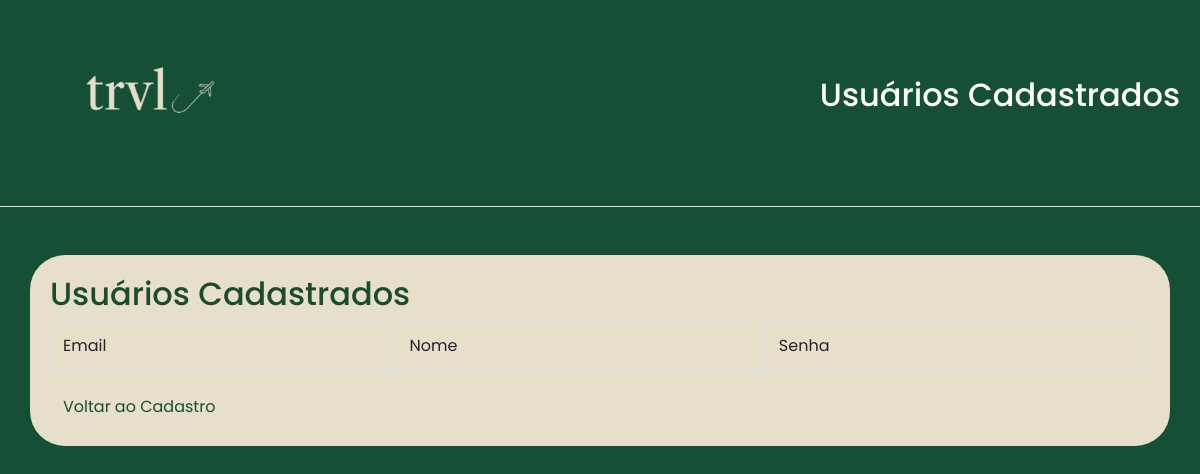
The page /usuarios on the database as committed earlier.
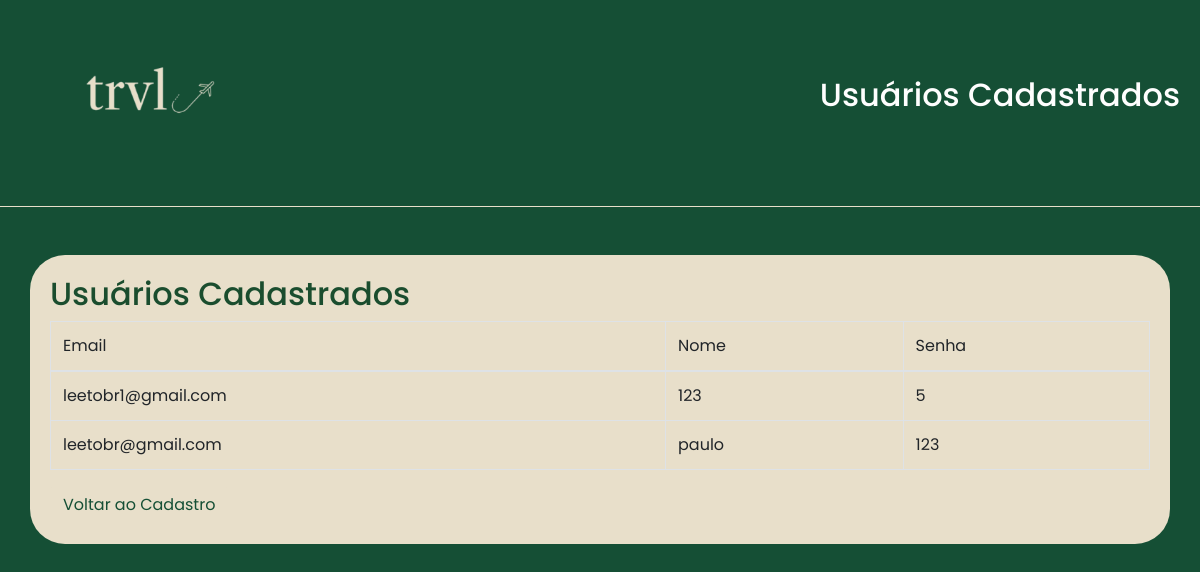
The same page on the database as committed later.
### tables this page shows
CREATE TABLE usuarios
                   (email text primary key,nome text,senha text);

### src/app.py (the view)
@app.route('/usuarios')
def listar_usuarios():
    conexao = database.conectar_banco()
    cursor = conexao.cursor()
    cursor.execute("SELECT * FROM usuarios")
    usuarios = cursor.fetchall()
    conexao.close()
    return render_template('usuarios.html', usuarios=usuarios)

### src/database.py (called while the page is built)
def conectar_banco():
    conexao = sqlite3.connect("trvl.db")
    return conexao

### src/templates/usuarios.html (shortened to what this page needs)
<!DOCTYPE html>
<html lang="pt-BR">
<head>
    <link rel="stylesheet" href="https://stackpath.bootstrapcdn.com/bootstrap/4.5.2/css/bootstrap.min.css">
    <link rel="stylesheet" href="static/style.css">
</head>
<body>
    <header>
        <a href="/"><img src="static/imgs/logo.png" alt="Logo TRVL" class="logo"></a>
        <div class="user-info">
            <H1> <h2>Usuários Cadastrados</h2></H1>
        </div>
    </header>
    <hr>
<div class="container mt-5">
    <h2>Usuários Cadastrados</h2>
    <table class="table table-bordered">
        <thead>
            <tr>
                <th>Email</th>
                <th>Nome</th>
                <th>Senha</th>
            </tr>
        </thead>
        <tbody>
            {% for usuario in usuarios %}
            <tr>
                <td>{{ usuario[0] }}</td>
                <td>{{ usuario[1] }}</td>
                <td>{{ usuario[2] }}</td>
            </tr>
            {% endfor %}
        </tbody>
    </table>
    <a href="/" class="btn btn-primary">Voltar ao Cadastro</a>
</div>
</body>
</html>

### src/static/style.css (style rules this page uses)
* { margin: 0; padding: 0; box-sizing: border-box; font-family: "Poppins", serif; font-weight: 400; }
body { background-color: #154f35; color: #fefefe; }
header { display: flex; justify-content: space-between; align-items: center; padding: 20px; background-color: #154f35; }
.logo { height: 150px; }
.user-info h1,h2 { display: flex; align-items: center; padding: 10px font-family: "Baskervville", serif; }
body { font-family: 'Baskerville', serif; }
.btn-primary { background-color: #e8dfca; border-color: #e8dfca; color: #154f35; margin-right: 35px; }
hr { border-top: 1px solid #e8dfca; }
.container { background-color: #e8dfca; border-radius: 35px; padding: 20px; }
.container h2 { color: #1a4d2e; }

Rows that differ between the two databases and show on the page:
added usuarios: email "leetobr1@gmail.com", nome "123", senha "5"
added usuarios: email "leetobr@gmail.com", nome "paulo", senha "123"
